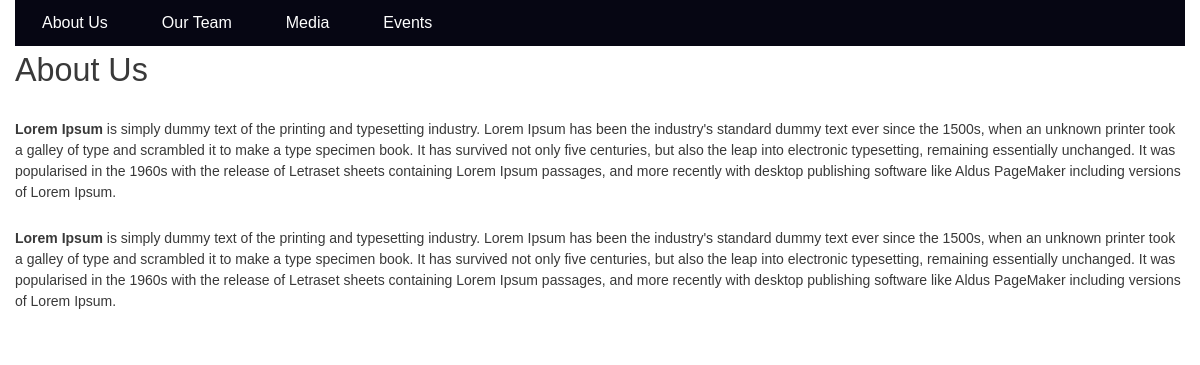
The app's page /page.php?url=about-us with its own data.
### tables this page shows
CREATE TABLE IF NOT EXISTS `tbl_pages` (
  `id` int(11) NOT NULL AUTO_INCREMENT,
  `name` varchar(255) NOT NULL,
  `slug` varchar(255) NOT NULL,
  `content` text NOT NULL,
  `seotitle` varchar(255) NOT NULL,
  `seodescrition` text NOT NULL,
  `seokeyword` varchar(255) NOT NULL,
  `sortOrder` int(11) NOT NULL,
  `status` int(11) NOT NULL DEFAULT '1',
  `created` timestamp NOT NULL DEFAULT CURRENT_TIMESTAMP,
  PRIMARY KEY (`id`)
);

### page.php (the view, shortened to what this page needs)
<?php include('admin/controllers/config.php'); ?>
<?php
if($_GET['url']){
	$url=$_GET['url'];
	$url=$url;
	$stmt = $mysqli->prepare("SELECT name, content, seotitle, seodescrition, seokeyword, status FROM tbl_pages WHERE slug = ? LIMIT 1");
	$stmt->bind_param('s', $url);
	$stmt->execute();
	$stmt->store_result();
	$stmt->bind_result($name, $content, $seotitle, $seodescrition, $seokeyword, $status);
}
else {
	echo '404 Page.';
}
?>
<?php include('templates/header.php'); ?>
	<h1><?php echo $name ?></h1>
    <?php echo $content ?>
<?php include('templates/footer.php'); ?>

### templates/header.php (shortened to what this page needs)
<!doctype html>
<html>
<head>
<link type="text/css" href="<?php echo SITE_URL; ?>/css/style.css" rel="stylesheet">
</head>
<body>
<div class="container">
<?php $res = $mysqli->query("SELECT * FROM tbl_pages WHERE status = 1 ORDER BY sortOrder ASC"); ?>
<div id="mainNav" class="mainNavigation"> <a href="#" class="toggleMenu"><span class="mobileMenu">Menu</span><span class="iconBar"></span></a>
  <div class="menuPart cf">
    <ul id="nav">
      <?php while ($row = $res->fetch_assoc()) { ?>
      <li><a href="<?php echo SITE_URL.'/'.$row['slug']; ?>" title="<?php echo $row['name']; ?>"><?php echo $row['name']; ?></a></li>
      <?php } ?>
    </ul>
  </div>
</div>

### css/style.css (style rules this page uses)
*, *:before, *:after { -moz-box-sizing: border-box; -webkit-box-sizing: border-box; box-sizing: border-box; }
html, body, div, span, applet, object, iframe, h1, h2, h3, h4, h5, h6, p, blockquote, pre, a, abbr, acronym, address, big, cite, code, del, dfn, em, font, ins, kbd, q, s, samp, small, strike, strong, sub, sup, tt, var, dl, dt, dd, ol, ul, li, fieldset, form, label, legend, table, caption, tbody, tfoot, thead, tr, th, td { border: 0;font-size: 100%;font-style: inherit;font-weight: inherit;margin: 0;outline: 0;padding: 0;vertical-align: baseline; }
html { -webkit-text-size-adjust: 100%;-ms-text-size-adjust: 100%; }
a { text-decoration:underline;color:#E65A15; }
h1,h2,h3,h4,h5,h6 { font-weight:normal; }
b,strong,dt,th { font-weight: bold; }
p,h1,h2,h3,h4,h5,h6, ul,ol,dd,table,fieldset,address { margin:0; padding:0; }
.cf:before, .cf:after, .container:before, .container:after, .row:before, .row:after, ul:before, ul:after, .boxs:before, .boxs:after { content:" ";display:table }
.cf:after, .container:after, .row:after, ul:after, .boxs:after { clear:both }
body,button,input,select,textarea { color:#393939;font-family:Arial, Helvetica, sans-serif;font-size:87.5%; line-height:1.5; }
body { background-color:#fff; }
h1 { font-size: 2.308em; }
ul { padding:0 0 0 15px; }
p,h1,h2,h3,h4,h5,h6, ul,ol,dd,table,fieldset,address { margin: 0 0 25px; }
.mainNavigation { margin:0; position:relative; background:#060613; clear:both; z-index:9999 }
#nav, #nav ul { list-style:none; margin:0; padding:0; }
#nav li { float:left; margin:0; padding:0; position:relative; display:inline }
#nav li a { padding:5px 27px; line-height:36px; color:#fff; font-size:16px; display:inline-block; text-decoration:none }
.container { margin:0 auto; width:100%; max-width:1170px; }

### records on screen
tbl_pages: name "About Us", content "Lorem Ipsum is simply dummy text of the printing and typesetting industry. Lorem Ipsum has been the industry's standard dummy text ever since the 1500s, when an unknown printer took a galley of type and scrambled it to make a type specimen book. It has survived not only five centuries, but also the leap into electronic typesetting, remaining essentially unchanged. It was popularised in the 1960s with the release of Letraset sheets containing Lorem Ipsum passages, and more recently with desktop publishing software like Aldus PageMaker including versions of Lorem Ipsum. Lorem Ipsum is simply dummy text of the printing and typesetting industry. Lorem Ipsum has been the industry's standard…"
tbl_pages: name "Our Team"
tbl_pages: name "Media"
tbl_pages: name "Events"
